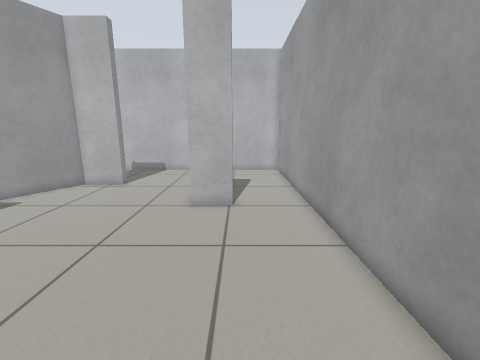
View 1 (above)

18 first-person views from a walk through a world built for the Gazebo simulator. The camera is 0.9 m above the floor, tilts 12° down and sees 90° across. The floor is counted in squares, 0.25 m on a side. Each view is taken from the middle of a square. On the plan, view 1 faces up. The plan holds only what a view shows up to about 20 squares ahead; the rest is blank.

View 2
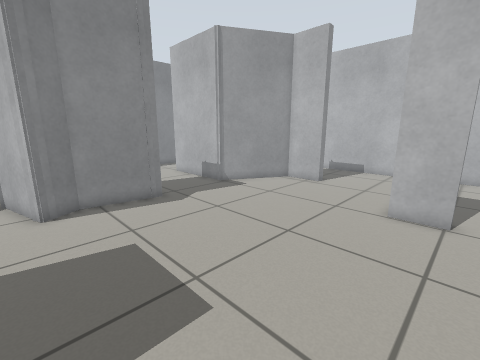

View 3
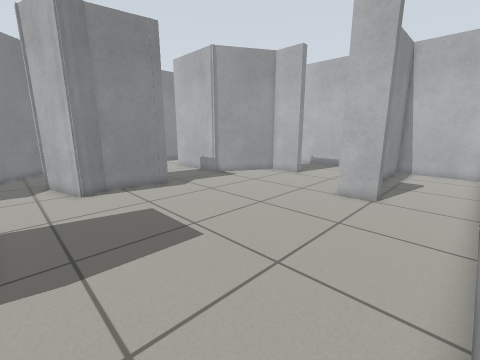

View 4
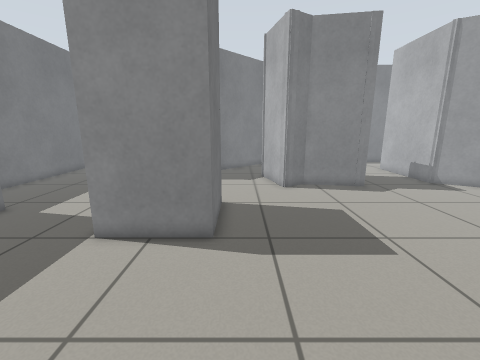

View 5
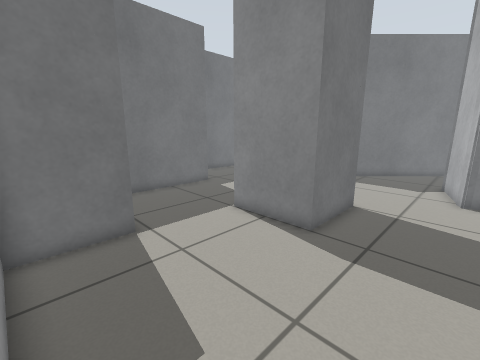

View 6
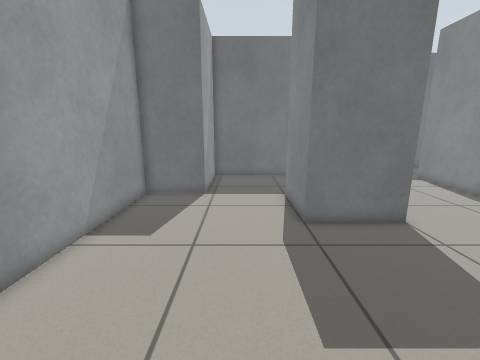

View 7
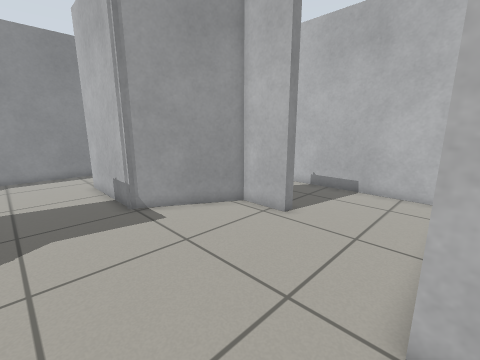

View 8
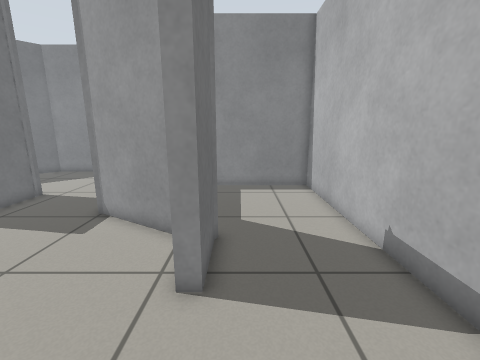

View 9
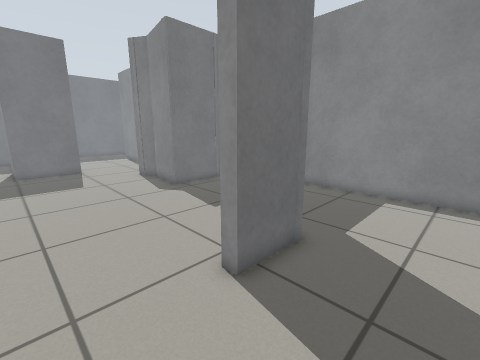

View 10
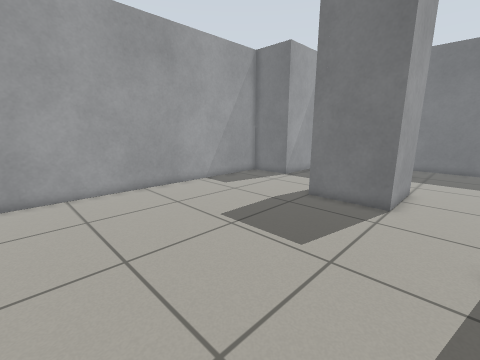

View 11
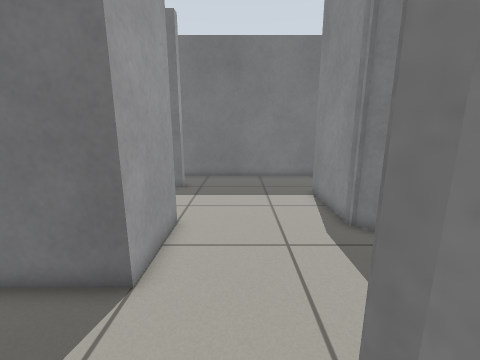

View 12
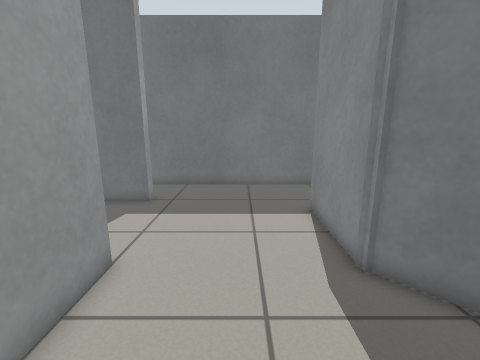

View 13
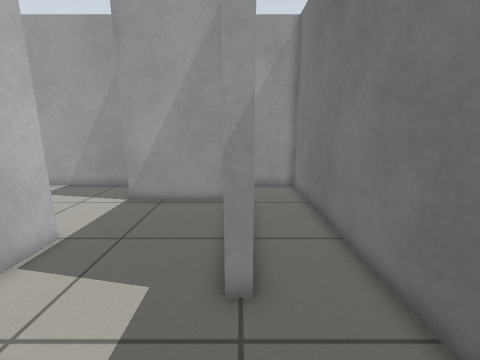

View 14
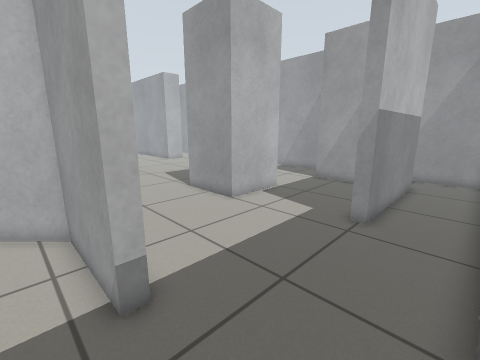

View 15
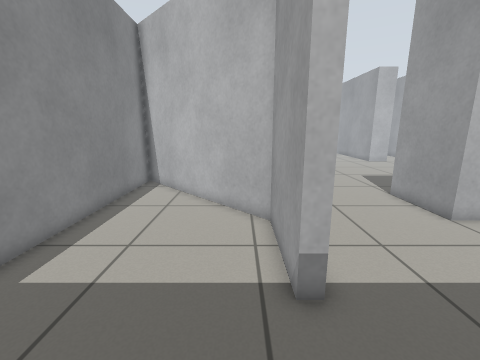

View 16
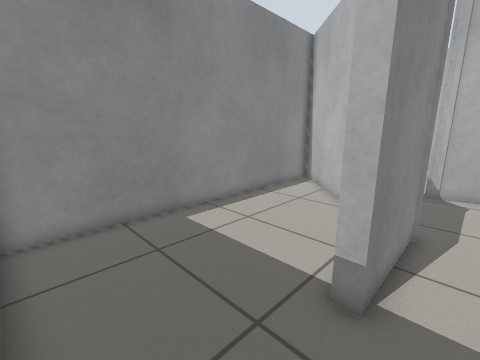

View 17
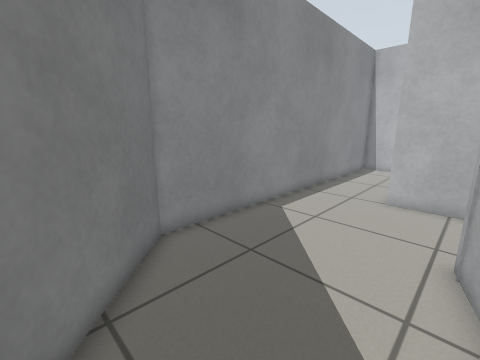

View 18
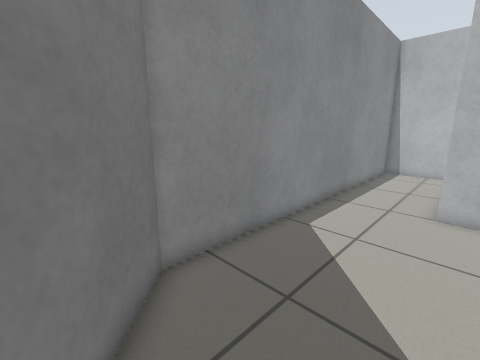

### Floor plan
Ten units are one square. View 1 is at (0, 0); x grows to the right and y downward. Boxes are objects, and circles mark ways between rooms. Rooms are numbered by the first view taken in them; rooms with no view inside come last. Other rooms are left out.
<svg viewBox="-239 -219 278 389">
<path fill="none" stroke="#000" d="M-3 -117 -3 -111 -24 -111M-119 -59 -125 -22 -117 -8M-126 -60 -120 -59 -120 -53M-120 -14 -118 -8 -123 -5M-118 -7 -137 -2M-85 29 -45 29 -45 69M-78 -162 -78 -156 -103 -156 -130 -109 -174 -109M-161 -60 -120 -60M0 73 34 73 34 -205M32 -214 -17 -214 -17 -174M-105 -162 -78 -162M-33 -214 -183 -214 -183 -119M-45 69 -85 69 -85 29M-152 65 -152 115 -158 115M6 133 -74 133 -74 127 0 127 0 73M-161 59 -150 69M-165 165 34 165 34 127M-137 -2 -154 2M-158 115 -158 69 -234 -7 -234 164M-177 165 -165 165M-174 -109 -189 -109M-154 2 -158 1M-195 -214 -234 -214 -234 -15 -161 59M-157 -45 -161 -60"/>
<circle cx="-50" cy="-160" r="3" fill="#2a7"/>
<circle cx="-110" cy="14" r="3" fill="#2a7"/>
<circle cx="-25" cy="70" r="3" fill="#2a7"/>
<circle cx="-168" cy="-85" r="3" fill="#2a7"/>
<circle cx="-155" cy="140" r="3" fill="#2a7"/>
<circle cx="-150" cy="30" r="3" fill="#2a7"/>
<text x="-40" y="-60">1</text>
<text x="-110" y="-170">2</text>
<text x="-80" y="110">3</text>
<text x="-200" y="100">4</text>
<text x="-200" y="-70">5</text>
</svg>
Room 1 opens to room 2. Room 1 opens to room 3. Room 1 opens to room 5. Room 3 opens to room 4. Room 3 opens to room 5.

Where each view was taken, in squares from view 1:
view 1: 0 up, 0 right, facing up
view 2: 0 up, 0 right, facing up-left
view 3: 2 down, 3 right, facing up-left
view 4: 2 down, 3 right, facing left
view 5: 1 up, 3 right, facing down-left
view 6: 6 up, 2 left, facing down
view 7: 7 up, 2 left, facing up-left
view 8: 17 up, 3 left, facing left
view 9: 20 up, 4 left, facing down-left
view 10: 9 up, 11 left, facing down-right
view 11: 2 up, 11 left, facing down
view 12: 1 down, 12 left, facing down
view 13: 13 down, 12 left, facing right
view 14: 16 down, 17 left, facing up-right
view 15: 16 down, 17 left, facing up
view 16: 16 down, 14 left, facing up-left
view 17: 2 down, 16 left, facing up-left
view 18: 1 down, 18 left, facing up-left
